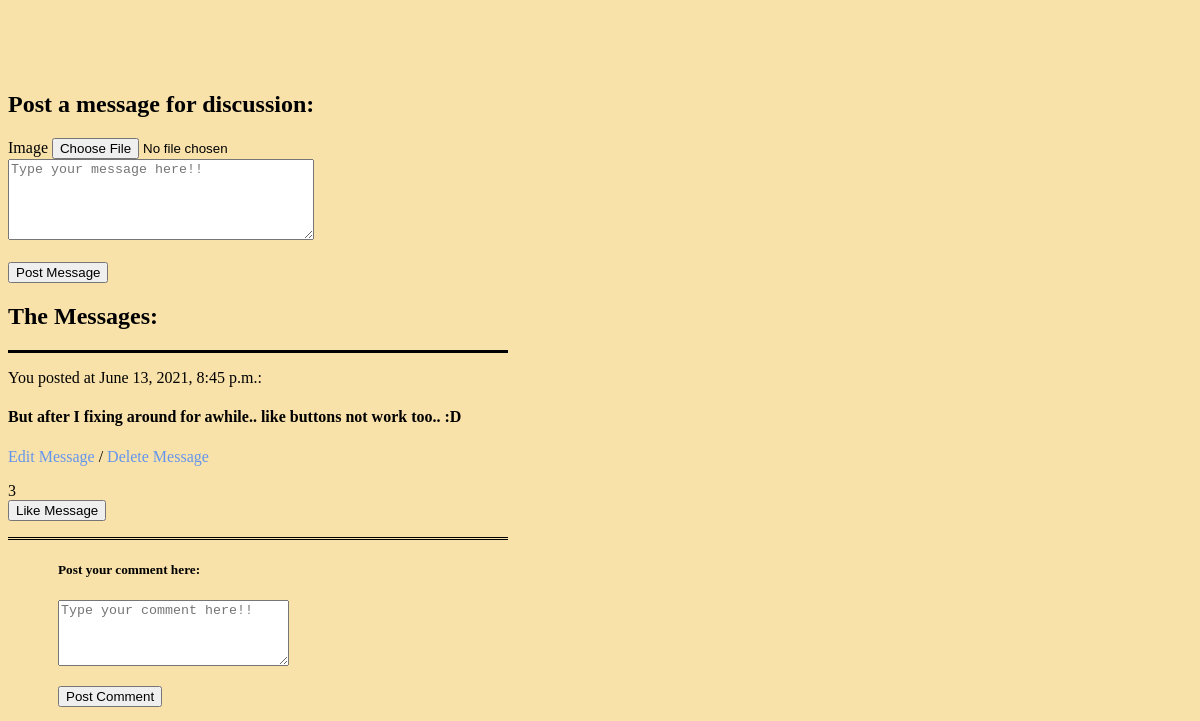
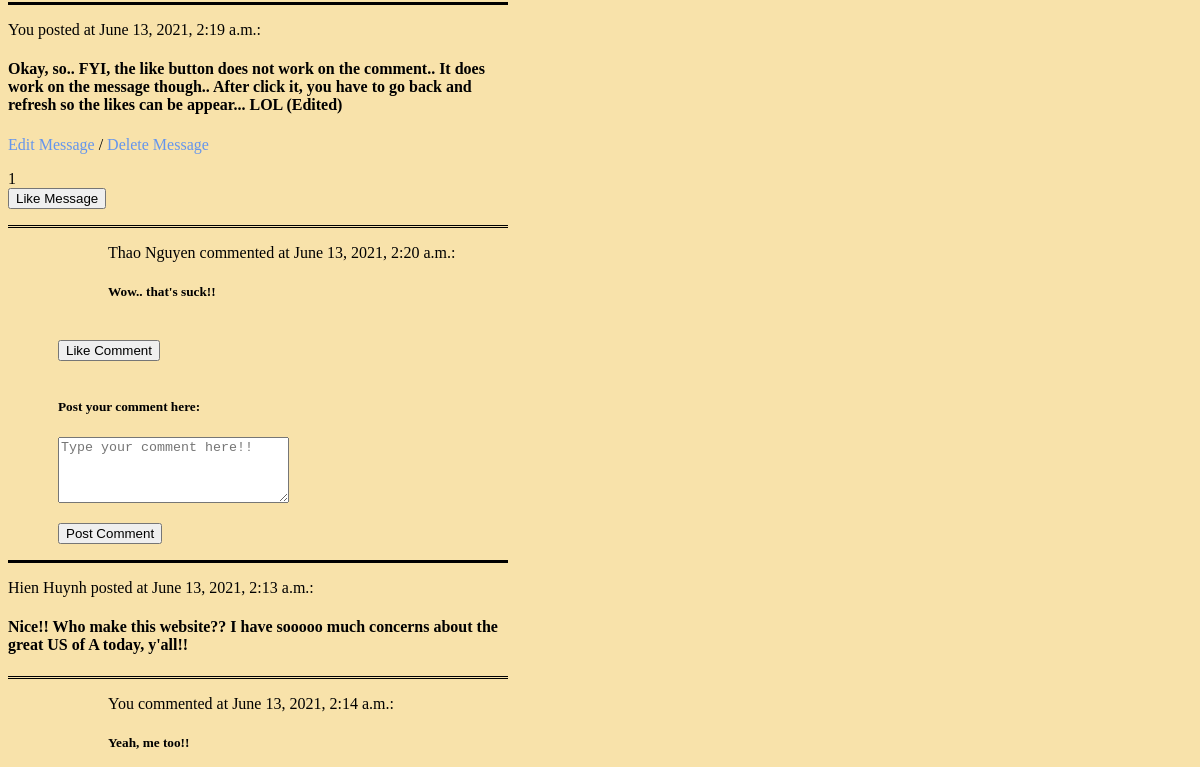
The app's page /success/ (signed in, middle part), older data (2 pictures, top to bottom).
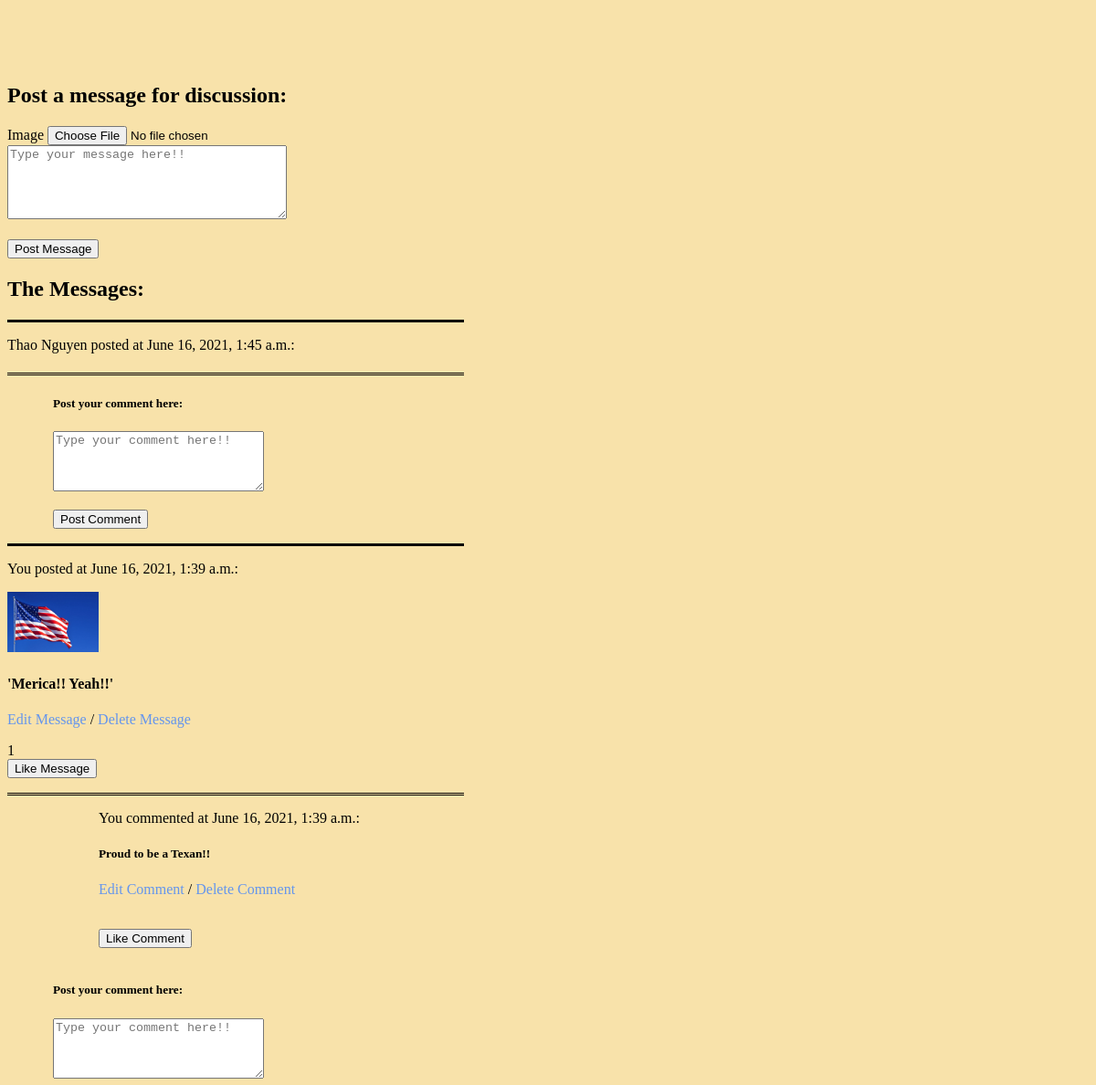
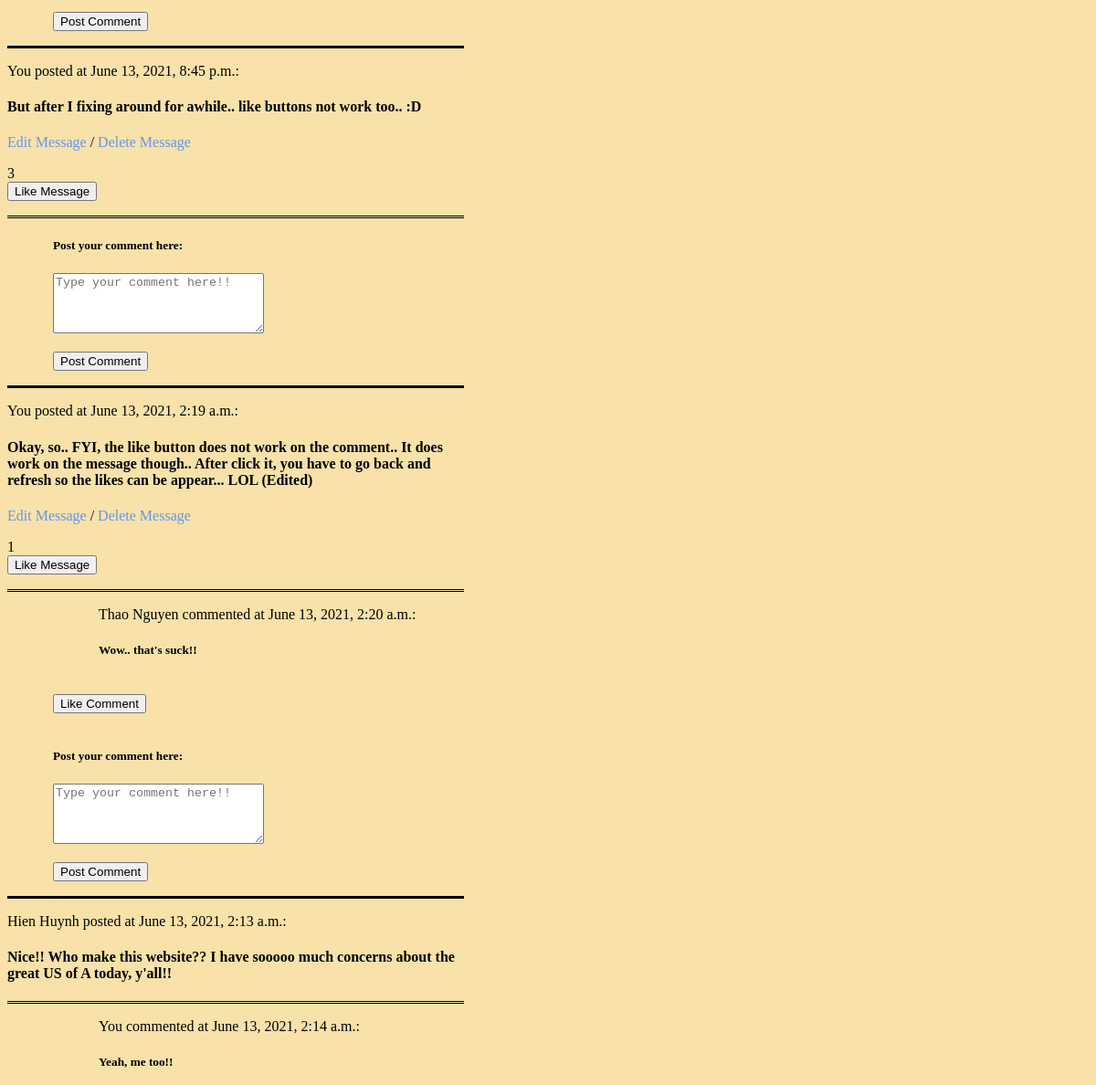
The same page, newer data (2 pictures, top to bottom).
### rateApp/models.py (models this page shows, shortened)
class Message(models.Model):
    message = models.TextField()
    image = models.ImageField(upload_to=filepath, null=True, blank=True)
    user = models.ForeignKey(User, related_name="messages", on_delete = models.CASCADE)
    user_likes = models.ManyToManyField(User, related_name='user_likes')
    created_at = models.DateTimeField(auto_now_add=True)
    updated_at = models.DateTimeField(auto_now=True)

class Comment(models.Model):
    comment = models.TextField()
    user_likes = models.ManyToManyField(User, related_name='comment_likes')
    user = models.ForeignKey(User, related_name="users", on_delete = models.CASCADE)
    message = models.ForeignKey(Message, related_name="comments", on_delete = models.CASCADE)
    created_at = models.DateTimeField(auto_now_add=True)
    updated_at = models.DateTimeField(auto_now=True)

class User(models.Model):
    firstName = models.CharField(max_length=45)
    lastName = models.CharField(max_length=45)
    image = models.ImageField(upload_to=filepath, null=True, blank=True)
    email = models.EmailField(unique=True)
    username = models.CharField(max_length=45)
    password = models.CharField(max_length=45)
    created_at = models.DateTimeField(auto_now_add=True)
    updated_at = models.DateTimeField(auto_now=True)
    objects = UserManager()

### rateApp/views.py (the view)
# urls.py: path('success/', views.success),
def success(request):
    if 'user_id' not in request.session:
        messages.error(request, 'You need to be logged in to post a comment!!')
        return redirect('/')
    else:
        context = {
            'name' : User.objects.get(id=request.session['user_id']),
            'messages' : Message.objects.all().order_by('-created_at'),
            'opinions' : Opinion.objects.all().order_by('-created_at'),
        }
        return render(request, 'daily.html', context)

### rateApp/templates/Daily.html (shortened to what this page needs)
<!DOCTYPE html>
<html lang="en">
<head>
    {% load static %}
    <link rel='stylesheet' href="{% static 'css/styles.css' %}">
</head>
<body>
    <div class="daily">
        <div class="message">
            <h2>Post a message for discussion:</h2>
            <form action="/message" method="POST" enctype="multipart/form-data">
                <label for="" class="form-label">Image</label>
                <input type="file" name="image"><br>
                <textarea class="box" name="message" placeholder="Type your message here!!"></textarea><br><br>
                <button type="submit">Post Message</button>
            </form>
        </div>
        <div class="exist">
            <h2 class="head">The Messages:</h2>
            {% for message in messages %}
            <div class="mes">
                {% if message.user.id == request.session.user_id %}
                    <p>You posted at {{message.created_at}}:</p>
                    {% if message.image %}
                        <img src="{{message.image.url}}">
                    {% endif %}
                    <h4>{{message.message}}</h4>
                    <p><a href='/editMessage/{{message.id}}' class="ed">Edit Message</a> /
                        <a href="/deleteMessage/{{message.id}}" class="del">Delete Message</a></p>
                        <p>{{ message.user_likes.count }} <br>
                        <a href="/messageLike/{{message.id}}"><button>Like Message</button></a>
                {% else %}
                    <p>{{ message.user.firstName }} {{ message.user.lastName}} posted at {{message.created_at}}:</p>
                    <h4>{{message.message}}</h4>
                {% endif %}
            </div>
            <div class="comment">
                {% for comment in message.comments.all %}
                    {% if comment.user.id == request.session.user_id %}
                        <div class="comment1">
                            <p>You commented at {{comment.created_at}}:</p>
                            <h5>{{comment.comment}}</h5>
                            <p><a href='/editComment/{{comment.id}}' class="ed">Edit Comment</a> /
                                <a href="/deleteComment/{{comment.id}}" class="del">Delete Comment</a>
                                <p>{{ comment.comment_like.count }} <br>
                                    <a href="/commentLike/{{comment.id}}"><button>Like Comment</button></a>
                            </p>
                        </div>
                    {% else %}
                        <div class="comment1">
                            <p>{{ comment.user.firstName }} {{ comment.user.lastName}} commented at {{comment.created_at}}:</p>
                            <h5>{{comment.comment}}</h5>
                        </div>
                        <p>{{ comment.comment_like.count }} <br>
                            <a href="/commentLike/{{comment.id}}"><button>Like Comment</button></a>
                    {% endif %}
                {% endfor %}
            </div>
                    <div class="comment">
                        <h5>Post your comment here:</h5>
                        <form action="/comment" method="POST" enctype="multipart/form-data">
                            <textarea class="box1" name="comment" placeholder="Type your comment here!!"></textarea>
                            <p><button type="submit">Post Comment</button></p>
                        </form>
                    </div>
                </div>
            </div>
            {% endfor %}
</body>
</html>

### rateApp/static/css/styles.css (style rules this page uses)
body { background-color: rgb(248, 226, 170); display: flex; flex-direction: column; }
a { text-decoration: none; color: white; }
.message { margin-top: 100px; }
.mes { border-bottom: double black; width: 500px; border-top: solid black; }
.comment { margin-left: 50px; }
.comment1 { margin-left: 50px; }
img { width: 100px; }
.box { min-height: 75px; width: 300px; }
.box1 { min-height: 60px; width: 225px; }
.del { color: cornflowerblue; }
.ed { color: cornflowerblue; }

Row changes from the older to the newer data that the page shows:
added Message: user.firstName "Thao", user.lastName "Nguyen", created_at "June 16, 2021, 1:45 a.m."
added Message: created_at "June 16, 2021, 1:39 a.m.", image (picture), message "'Merica!! Yeah!!'", user_likes.count "1"
added Comment: created_at "June 16, 2021, 1:39 a.m.", comment "Proud to be a Texan!!"
